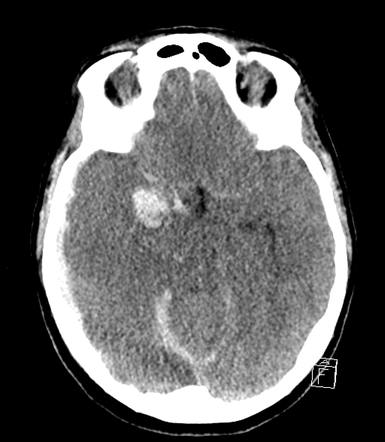
#> input picture brain_aneurysm_dataset/yes/1 yes.jpeg, 385 x 442 px; its folder holds 4 pictures in this run
$ jupyter execute --allow-errors Median_Sobel_Manually_PCA.ipynb
#> lines starting #> are read from the running program, lines starting #| are printed output that depends on the picture
### **Step 1:** Importing libraries

[cell 1]
#importing libraries
import os
# import cv
import numpy as np
import matplotlib.pyplot as plt

from PIL import Image
from sklearn.metrics import mean_squared_error as mse

from sklearn.neighbors import KNeighborsClassifier
from scipy.signal import convolve2d

import cv2 as cv
from sklearn.metrics import roc_curve, roc_auc_score, auc
import matplotlib.pyplot as plt

### **Step 2:** Loading images

[cell 2]
def input_images(path):
#> called with path = '../brain_aneurysm_dataset/yes'
    A = []
    A_flat = []
    size = 100

    # Iterate through images
    for img in os.listdir(path):
        try:
            # Read and grayscale image
            img_array = cv.imread(os.path.join(path, img), cv.IMREAD_GRAYSCALE)
#> img_array is the input picture: shape (442, 385); min 0, max 255, mean 90.9

            # Check if image reading was successful
            if img_array is None:
                print(f"Failed to read image: {img}")
                continue

            # Form matrix of an image
            img_pil = Image.fromarray(img_array)

            # Resize image
            img_100x100 = np.array(img_pil.resize((size, size)))
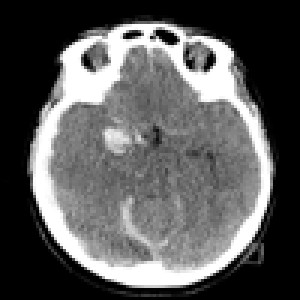
#> img_100x100: shape (100, 100) (shown 3 times larger); min 0, max 255, mean 90.8

            A.append(img_100x100)

            # Flatten the image
            img_array_flat = img_100x100.flatten()
#> img_array_flat = 10000 values, max 255 at index 844, min 0 at index 0, mean 90.82

            A_flat.append(img_array_flat)
        except Exception as e:
            print(f"Exception occurred while processing image: {img} - {e}")
#> pass 2 of the loop in input_images, `for img in os.listdir(path):`:
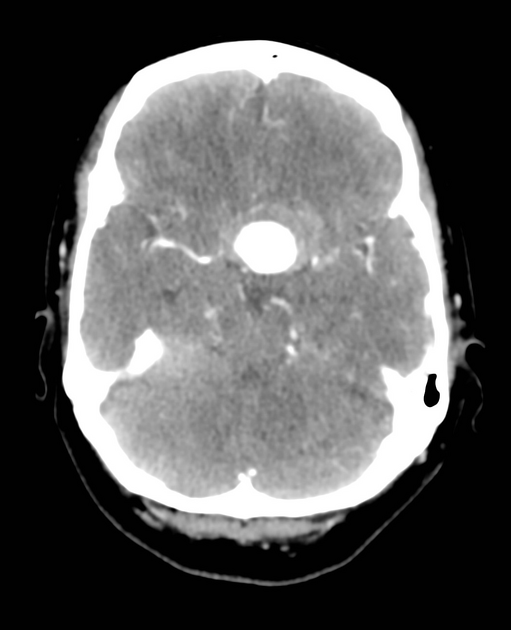
#> input picture brain_aneurysm_dataset/yes/10 yes.jpeg, 511 x 630 px
#> in input_images, img_array is the input picture: shape (630, 511); min 0, max 255, mean 88.8
#> in input_images, `img_100x100 = np.array(img_pil.resize((size, size)))`:
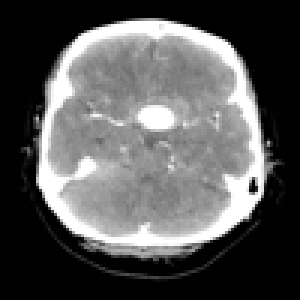
#> img_100x100: shape (100, 100) (shown 3 times larger); min 0, max 255, mean 88.8
#> img_array_flat = 10000 values, max 255 at index 743, min 0 at index 541, mean 88.77
#> pass 3 of the loop in input_images, `for img in os.listdir(path):`:
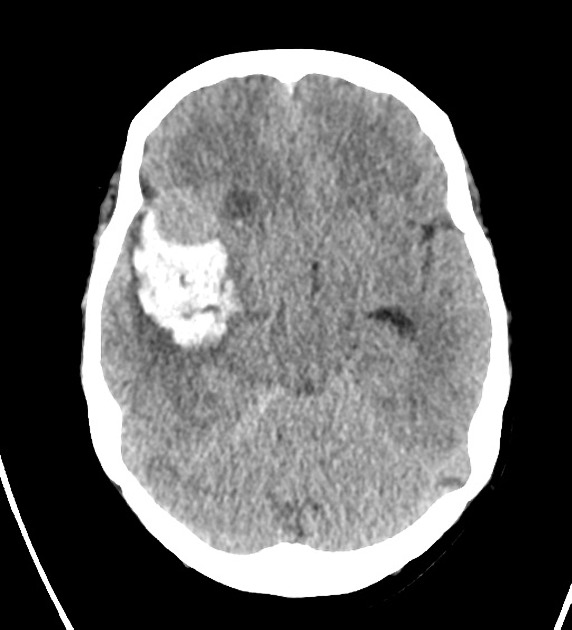
#> input picture brain_aneurysm_dataset/yes/11 yes.jpeg, 572 x 630 px
#> in input_images, img_array is the input picture: shape (630, 572); min 0, max 255, mean 91.8
#> in input_images, `img_100x100 = np.array(img_pil.resize((size, size)))`:
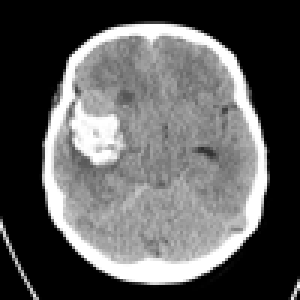
#> img_100x100: shape (100, 100) (shown 3 times larger); min 0, max 255, mean 91.8
#> img_array_flat = 10000 values, max 255 at index 848, min 0 at index 0, mean 91.82
#> the loop made 4 passes; the first 3 are shown
#> pass 2 of the loop in input_images, `for img in os.listdir(path):`:
#> pass 3 of the loop in input_images, `for img in os.listdir(path):`:
#> the loop made 4 passes; the first 3 are shown

    if len(A) == 0 or len(A_flat) == 0:
        print("No valid images found in the directory.")
        return None, None

    # Convert to numpy array
    A_flat = np.asarray(A_flat)

    # Images as columns
    A_flat = A_flat.T

    return A, A_flat

# Test the modified function
A_images, A_flat_images = input_images("../brain_aneurysm_dataset/yes")
print(A_images)
print(A_flat_images)

[cell 3]
path_class_yes = "../brain_aneurysm_dataset/yes"
path_class_no = "../brain_aneurysm_dataset/no"

### **Step 3:** Applying Median filter written manually

[cell 4]
# [16 lines left out: function filter_median, not called in this run]

### **Step 4:** Applying Sobel edge detection written manually

[cell 5]
# [31 lines left out: functions convolve2D, detector_sobel_x_y, not called in this run]

### **Step 5:** Normalizing the data for PCA

[cell 6]
# [17 lines left out: function normalization, not called in this run]

### **Step 6:** Computing eigenvectors and eigenvalues of covariance matrix

[cell 7]
# [15 lines left out: function eigen, not called in this run]

### **Step 7:** PCA implementation

[cell 8]
# [15 lines left out: function PCA, not called in this run]

### **Step 8:** Algorithm implementation

[cell 9]
from sklearn.metrics import roc_curve, roc_auc_score, auc
# [21 lines left out: function pca_apply, not called in this run]

def image_preprocessing(path_class_yes, path_class_no):

  A_flat, A_flat_yes = input_images(path_class_yes)
  X_no, A_flat_no = input_images(path_class_no)
